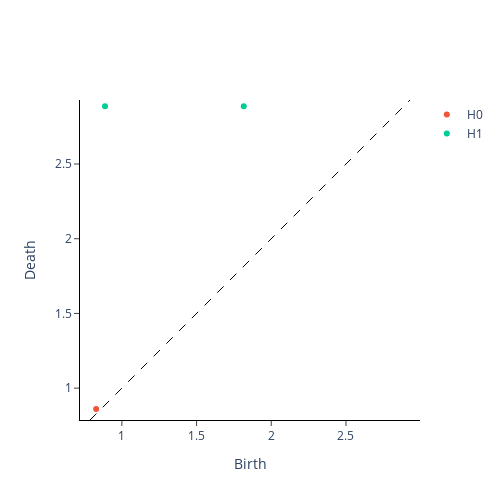

Here is the notebook cell this chart was saved with:
### Code cell
from gtda.diagrams import Scaler

scaler = Scaler()
im8_scaled = scaler.fit_transform(im8_cubical)

scaler.plot(im8_scaled)

### Figure 1 — Plotly figure (JSON) as saved in the notebook; plotly's stock layout.template omitted (floating-point values rounded to 4 significant figures)
{"data": [{"hoverinfo": "none", "line": {"color": "black", "dash": "dash", "width": 1}, "mode": "lines", "showlegend": false, "type": "scatter", "x": [0.7867, 2.929], "y": [0.7867, 2.929]}, {"hoverinfo": "text", "hovertext": ["(0.8279246091947784, 0.8608350179443631)"], "mode": "markers", "name": "H0", "type": "scatter", "x": [0.8279], "y": [0.8608]}, {"hoverinfo": "text", "hovertext": ["(0.8873284263037708, 2.8873284263037706)", "(1.8159334597200305, 2.8873284263037706)"], "mode": "markers", "name": "H1", "type": "scatter", "x": [0.8873, 1.816], "y": [2.887, 2.887]}], "layout": {"height": 500, "plot_bgcolor": "white", "width": 500, "xaxis": {"autorange": false, "exponentformat": "e", "linecolor": "black", "linewidth": 1, "mirror": false, "range": [0.7867, 2.929], "showexponent": "all", "showline": true, "side": "bottom", "ticks": "outside", "title": {"text": "Birth"}, "type": "linear", "zeroline": true}, "yaxis": {"autorange": false, "exponentformat": "e", "linecolor": "black", "linewidth": 1, "mirror": false, "range": [0.7867, 2.929], "scaleanchor": "x", "scaleratio": 1, "showexponent": "all", "showline": true, "side": "left", "ticks": "outside", "title": {"text": "Death"}, "type": "linear", "zeroline": true}}}
